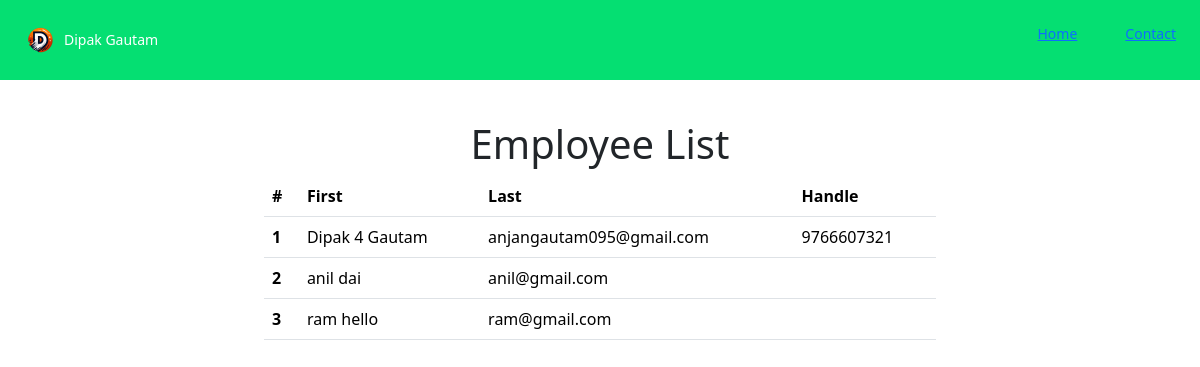
The app's page /contact/, older data.
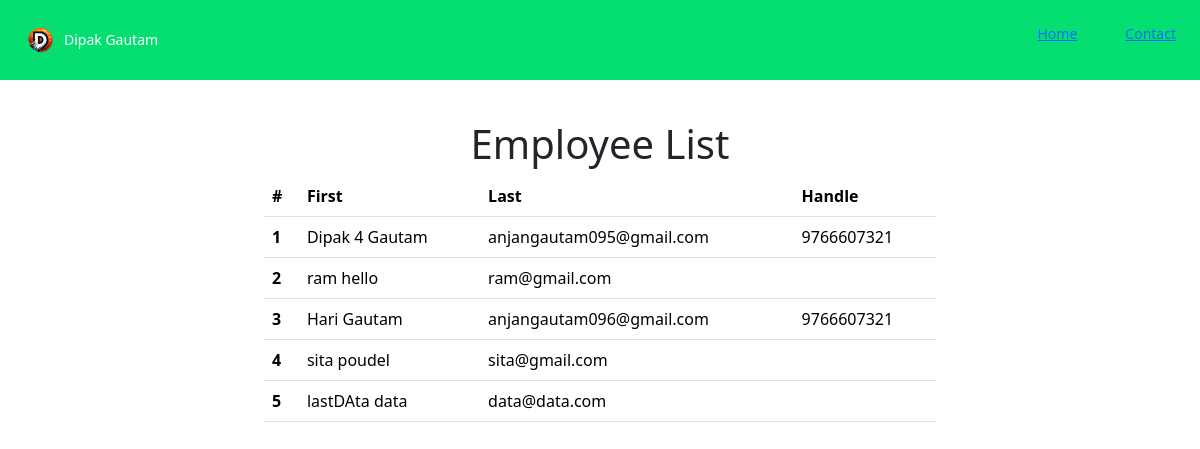
The same page, newer data.
### employee/models.py (models this page shows, shortened)
class Employee(models.Model):
    first_name = models.CharField(max_length=100)
    middle_name = models.CharField(max_length=100, blank=True)
    last_name = models.CharField(max_length=100)
    email = models.EmailField(max_length=100, unique=True)
    phone_number = models.CharField(max_length=12, blank=True)
    image = models.ImageField(upload_to='images')

### mysite/views.py (the view)
# urls.py: path('contact/', views.contact),
def contact(request):
    employee = Employee.objects.all()
    context = {
        'employee': employee
    }
    return render(request, 'contact.html', context)

### templates/contact.html (shortened to what this page needs)
{% load static %}
<!DOCTYPE html>
<html lang="en">
  <head>
    <link
      href="https://cdn.jsdelivr.net/npm/bootstrap@5.3.7/dist/css/bootstrap.min.css"
      rel="stylesheet"
    />
    <script src="https://cdn.jsdelivr.net/npm/@tailwindcss/browser@4"></script>
  </head>
  <body>
    <div class="w-full boder flex justify-between bg-green-400 p-4">
      <div class="flex gap-2 items-center text-sm font-medium text-white">
        <img src="{% static 'image/logo.png' %}" alt="" class="h-8 w-8" />
        <div>Dipak Gautam</div>
      </div>
      <div class="flex gap-5 text-sm font-medium text-white">
        <a
          href="http://127.0.0.1:8000"
          class="hover:text-orange-500 cursor-pointer"
          >Home</a
        >
        <a
          href="http://127.0.0.1:8000/contact/"
          class="hover:text-orange-500 cursor-pointer"
          >Contact</a
        >
      </div>
    </div>
    <div class="p-10 flex flex-col items-center">
      <h1>Employee List</h1>
      <div class="w-[60%]">
        <table class="table">
          <thead>
            <tr>
              <th scope="col">#</th>
              <th scope="col">First</th>
              <th scope="col">Last</th>
              <th scope="col">Handle</th>
            </tr>
          </thead>
          <tbody>
            {% for i in employee %}
            <tr>
              <th scope="row">{{forloop.counter}}</th>
              <td>{{i.first_name}} {{i.last_name}}</td>
              <td>{{i.email}}</td>
              <td>{{i.phone_number}}</td>
            </tr>
            {% endfor %}
          </tbody>
        </table>
      </div>
    </div>
  </body>
</html>

Row changes from the older to the newer data that the page shows:
removed Employee: first_name "anil", last_name "dai", email "anil@gmail.com"
added Employee: first_name "Hari", last_name "Gautam", email "anjangautam096@gmail.com", phone_number "9766607321"
added Employee: first_name "sita", last_name "poudel", email "sita@gmail.com"
added Employee: first_name "lastDAta", last_name "data", email "data@data.com"
